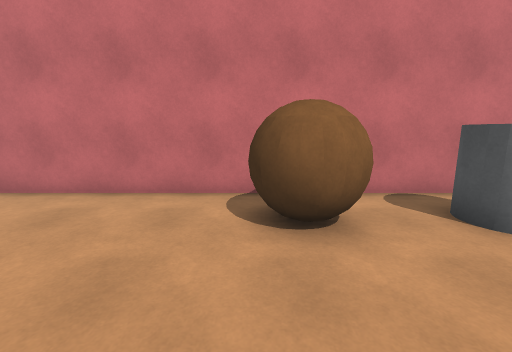
[1] (above)

14 first-person views from a walk through a scene from a Unity 3-D project. The camera is 1.5 m above the floor, tilts 10° down and sees 90° across. The floor is counted in squares, 1 m on a side. Each view is taken from the middle of a square. On the plan, view 1 faces up. The plan holds only what a view shows up to about 13 squares ahead; the rest is blank. The player character is not drawn. Surface patterns are stand-ins for the level's own textures.

[2]
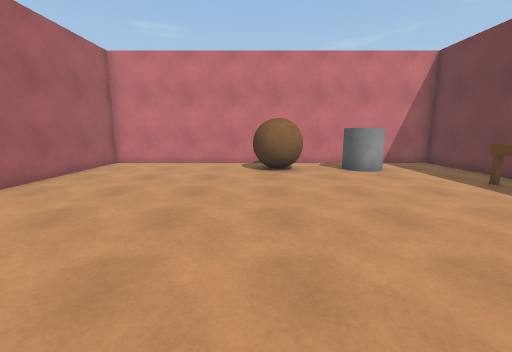

[3]
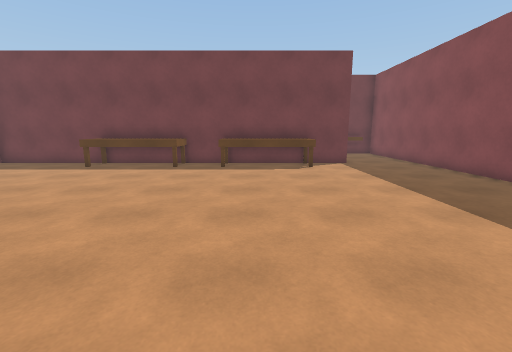

[4]
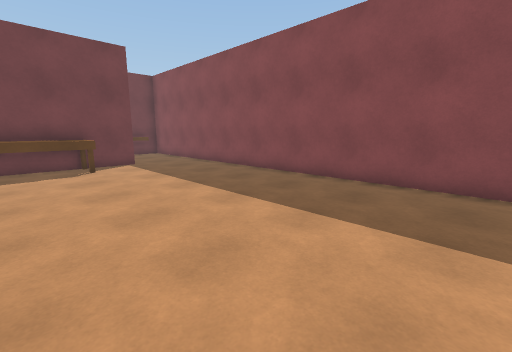

[5]
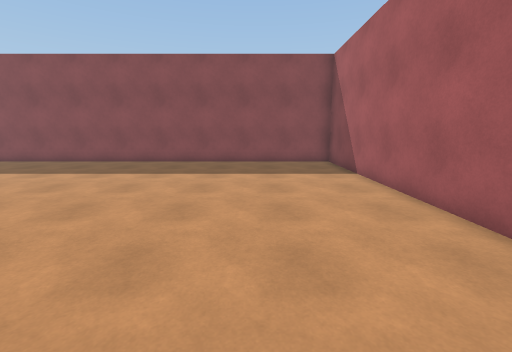

[6]
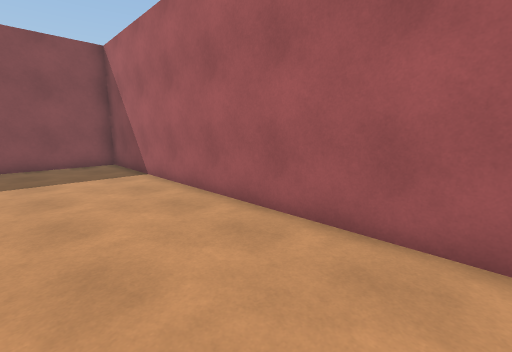

[7]
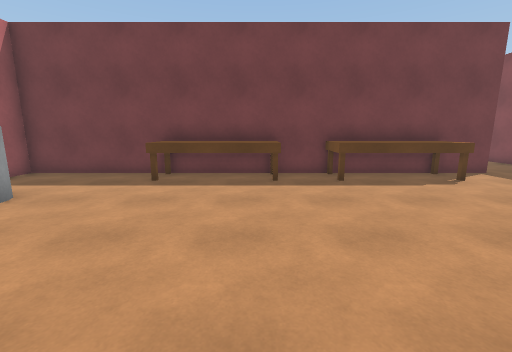

[8]
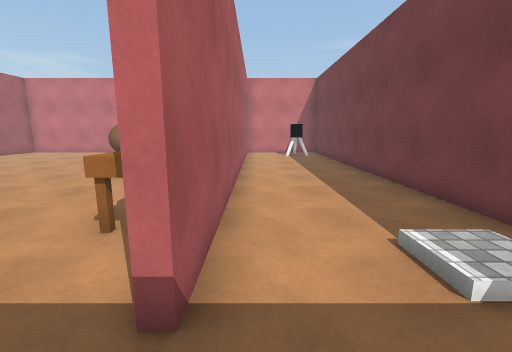

[9]
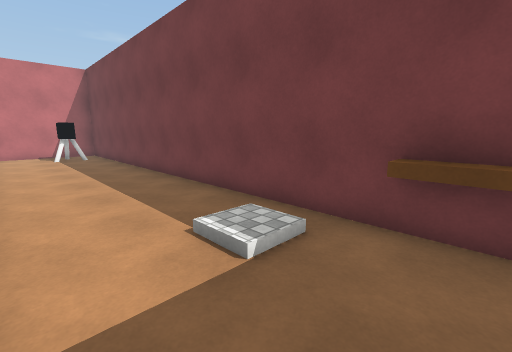

[10]
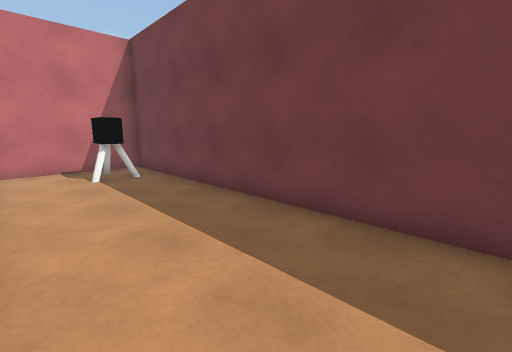

[11]
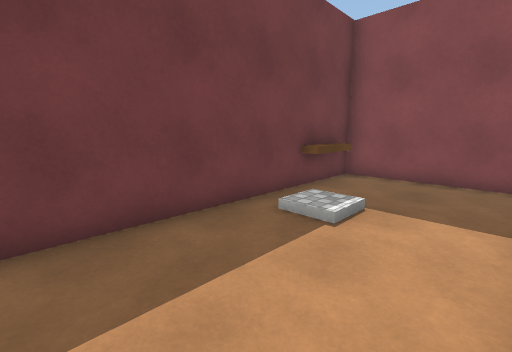

[12]
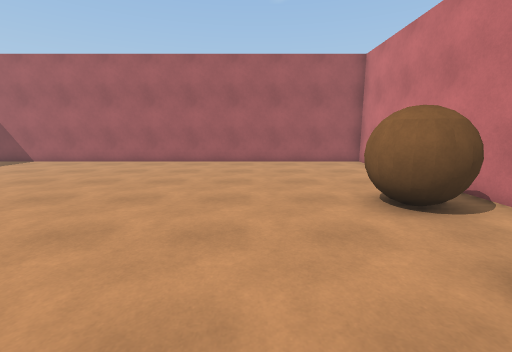

[13]
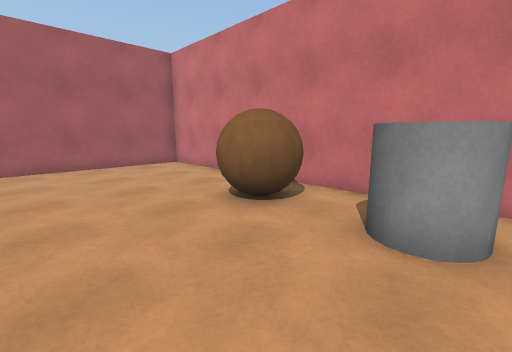

[14]
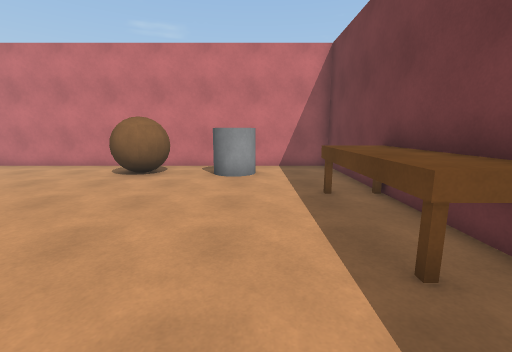

### Floor plan
Points are (right, up) in squares from view 1. A wall is a line through its corners. A room is listed if a view was taken in it or the views show most of it. See-through windows are left out.
Room 1 (views 1, 2, 3, 4, 5, 6, 7, 8, 9, 10, 11, 12, 13, 14)
walls: (8.1, -4.5) (8.1, -2.5); (8.4, -2.6) (8.4, -4.6); (8.1, 0.4) (8.1, 6.1) (-6.6, 6.1) (-6.6, -13.6) (13.1, -13.6) (13.1, 6.1) (8.9, 6.1); (8.4, -8.5) (8.4, -10.3) (8.1, -10.3) (8.1, -8.4); (12.6, -12.9) (12.6, -10.9)
objects: brown ball (0, 3) to (2, 5); grey cylinder (4, 4) to (5, 5); other object (7, -8) to (8, -5); other object (7, -3) to (8, 1); machine (11, 4) to (12, 5)

Where each view was taken, in squares from view 1:
view 1: 0 up, 0 right, facing up
view 2: 6 down, 0 right, facing up
view 3: 6 down, 4 left, facing right
view 4: 6 down, 4 left, facing down-right
view 5: 1 down, 3 left, facing down
view 6: 1 down, 3 left, facing down-left
view 7: 2 down, 1 left, facing right
view 8: 12 down, 9 right, facing up
view 9: 12 down, 9 right, facing up-right
view 10: 5 down, 9 right, facing up-right
view 11: 5 down, 9 right, facing down-right
view 12: 1 up, 6 right, facing left
view 13: 0 up, 5 right, facing up-left
view 14: 5 down, 5 right, facing up
